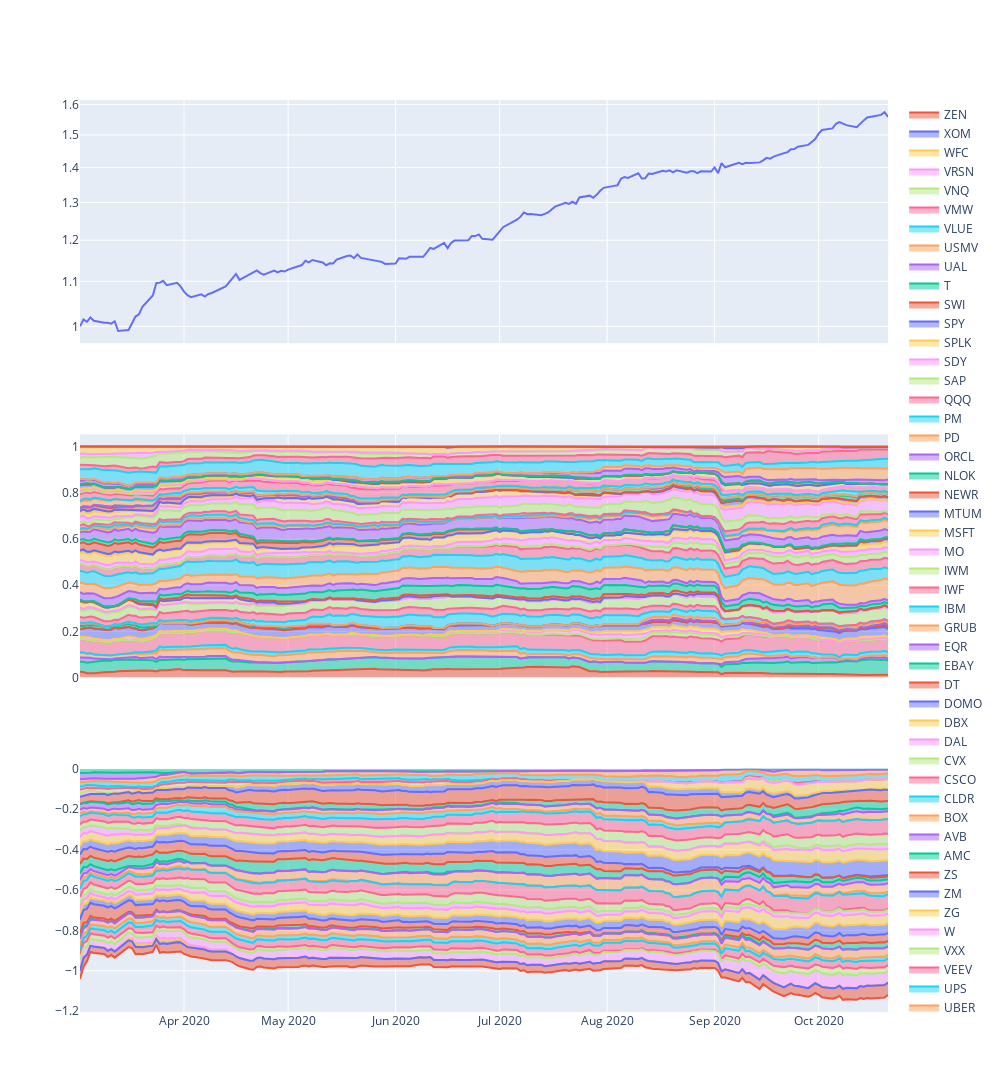

Here is the notebook cell this chart was saved with:
### Code cell
from plotly.subplots import make_subplots
import plotly.graph_objects as go

fig = make_subplots(rows=3, cols=1, shared_xaxes=True)

cum_returns = (r.returns_history+1).cumprod()
fig.add_trace(go.Scatter(x=cum_returns.index, y=cum_returns), row=1, col=1)
fig.update_yaxes(type="log", row=1, col=1)


long_allocations = r.allocation_history[[c for c in r.allocation_history.columns if c in LONG_CANDIDATES]]
for (k, v) in long_allocations.items():
    fig.add_trace(go.Scatter(x=r.allocation_history.index, y=v, name=k, stackgroup='one'), row=2, col=1)
    
short_allocations = r.allocation_history[[c for c in r.allocation_history.columns if c in SHORT_CANDIDATES]]
for (k, v) in short_allocations.items():
    fig.add_trace(go.Scatter(x=r.allocation_history.index, y=v, name=k, stackgroup='one'), row=3, col=1)

fig.update_layout(
    autosize=False,
    width=1000,
    height=1200,)
fig.show()

### Figure 1 — Plotly figure (JSON) as saved in the notebook; plotly's stock layout.template omitted (floating-point values rounded to 4 significant figures; data arrays with more than 128 entries replaced by an {"elided": "..."} marker saying what was removed)
{"data": [{"type": "scatter", "x": {"elided": "164 str values"}, "xaxis": "x", "y": {"elided": "164 float values"}, "yaxis": "y"}, {"name": "AMD", "stackgroup": "one", "type": "scatter", "x": {"elided": "164 str values"}, "xaxis": "x2", "y": {"elided": "164 float values"}, "yaxis": "y2"}, {"name": "AMZN", "stackgroup": "one", "type": "scatter", "x": {"elided": "164 str values"}, "xaxis": "x2", "y": {"elided": "164 float values"}, "yaxis": "y2"}, {"name": "AYX", "stackgroup": "one", "type": "scatter", "x": {"elided": "164 str values"}, "xaxis": "x2", "y": {"elided": "164 float values"}, "yaxis": "y2"}, {"name": "BABA", "stackgroup": "one", "type": "scatter", "x": {"elided": "164 str values"}, "xaxis": "x2", "y": {"elided": "164 float values"}, "yaxis": "y2"}, {"name": "BBBY", "stackgroup": "one", "type": "scatter", "x": {"elided": "164 str values"}, "xaxis": "x2", "y": {"elided": "164 float values"}, "yaxis": "y2"}, {"name": "BLK", "stackgroup": "one", "type": "scatter", "x": {"elided": "164 str values"}, "xaxis": "x2", "y": {"elided": "164 float values"}, "yaxis": "y2"}, {"name": "BYND", "stackgroup": "one", "type": "scatter", "x": {"elided": "164 str values"}, "xaxis": "x2", "y": {"elided": "164 float values"}, "yaxis": "y2"}, {"name": "CHWY", "stackgroup": "one", "type": "scatter", "x": {"elided": "164 str values"}, "xaxis": "x2", "y": {"elided": "164 float values"}, "yaxis": "y2"}, {"name": "COUP", "stackgroup": "one", "type": "scatter", "x": {"elided": "164 str values"}, "xaxis": "x2", "y": {"elided": "164 float values"}, "yaxis": "y2"}, {"name": "CRM", "stackgroup": "one", "type": "scatter", "x": {"elided": "164 str values"}, "xaxis": "x2", "y": {"elided": "164 float values"}, "yaxis": "y2"}, {"name": "CRSP", "stackgroup": "one", "type": "scatter", "x": {"elided": "164 str values"}, "xaxis": "x2", "y": {"elided": "164 float values"}, "yaxis": "y2"}, {"name": "CRWD", "stackgroup": "one", "type": "scatter", "x": {"elided": "164 str values"}, "xaxis": "x2", "y": {"elided": "164 float values"}, "yaxis": "y2"}, {"name": "CVNA", "stackgroup": "one", "type": "scatter", "x": {"elided": "164 str values"}, "xaxis": "x2", "y": {"elided": "164 float values"}, "yaxis": "y2"}, {"name": "DAO", "stackgroup": "one", "type": "scatter", "x": {"elided": "164 str values"}, "xaxis": "x2", "y": {"elided": "164 float values"}, "yaxis": "y2"}, {"name": "DDOG", "stackgroup": "one", "type": "scatter", "x": {"elided": "164 str values"}, "xaxis": "x2", "y": {"elided": "164 float values"}, "yaxis": "y2"}, {"name": "DOCU", "stackgroup": "one", "type": "scatter", "x": {"elided": "164 str values"}, "xaxis": "x2", "y": {"elided": "164 float values"}, "yaxis": "y2"}, {"name": "FDX", "stackgroup": "one", "type": "scatter", "x": {"elided": "164 str values"}, "xaxis": "x2", "y": {"elided": "164 float values"}, "yaxis": "y2"}, {"name": "FIVN", "stackgroup": "one", "type": "scatter", "x": {"elided": "164 str values"}, "xaxis": "x2", "y": {"elided": "164 float values"}, "yaxis": "y2"}, {"name": "FRPT", "stackgroup": "one", "type": "scatter", "x": {"elided": "164 str values"}, "xaxis": "x2", "y": {"elided": "164 float values"}, "yaxis": "y2"}, {"name": "FSLY", "stackgroup": "one", "type": "scatter", "x": {"elided": "164 str values"}, "xaxis": "x2", "y": {"elided": "164 float values"}, "yaxis": "y2"}, {"name": "FVRR", "stackgroup": "one", "type": "scatter", "x": {"elided": "164 str values"}, "xaxis": "x2", "y": {"elided": "164 float values"}, "yaxis": "y2"}, {"name": "HUBS", "stackgroup": "one", "type": "scatter", "x": {"elided": "164 str values"}, "xaxis": "x2", "y": {"elided": "164 float values"}, "yaxis": "y2"}, {"name": "IAC", "stackgroup": "one", "type": "scatter", "x": {"elided": "164 str values"}, "xaxis": "x2", "y": {"elided": "164 float values"}, "yaxis": "y2"}, {"name": "ISRG", "stackgroup": "one", "type": "scatter", "x": {"elided": "164 str values"}, "xaxis": "x2", "y": {"elided": "164 float values"}, "yaxis": "y2"}, {"name": "ITB", "stackgroup": "one", "type": "scatter", "x": {"elided": "164 str values"}, "xaxis": "x2", "y": {"elided": "164 float values"}, "yaxis": "y2"}, {"name": "LULU", "stackgroup": "one", "type": "scatter", "x": {"elided": "164 str values"}, "xaxis": "x2", "y": {"elided": "164 float values"}, "yaxis": "y2"}, {"name": "MDB", "stackgroup": "one", "type": "scatter", "x": {"elided": "164 str values"}, "xaxis": "x2", "y": {"elided": "164 float values"}, "yaxis": "y2"}, {"name": "MELI", "stackgroup": "one", "type": "scatter", "x": {"elided": "164 str values"}, "xaxis": "x2", "y": {"elided": "164 float values"}, "yaxis": "y2"}, {"name": "MSCI", "stackgroup": "one", "type": "scatter", "x": {"elided": "164 str values"}, "xaxis": "x2", "y": {"elided": "164 float values"}, "yaxis": "y2"}, {"name": "NET", "stackgroup": "one", "type": "scatter", "x": {"elided": "164 str values"}, "xaxis": "x2", "y": {"elided": "164 float values"}, "yaxis": "y2"}, {"name": "NFLX", "stackgroup": "one", "type": "scatter", "x": {"elided": "164 str values"}, "xaxis": "x2", "y": {"elided": "164 float values"}, "yaxis": "y2"}, {"name": "NIO", "stackgroup": "one", "type": "scatter", "x": {"elided": "164 str values"}, "xaxis": "x2", "y": {"elided": "164 float values"}, "yaxis": "y2"}, {"name": "NOW", "stackgroup": "one", "type": "scatter", "x": {"elided": "164 str values"}, "xaxis": "x2", "y": {"elided": "164 float values"}, "yaxis": "y2"}, {"name": "NVDA", "stackgroup": "one", "type": "scatter", "x": {"elided": "164 str values"}, "xaxis": "x2", "y": {"elided": "164 float values"}, "yaxis": "y2"}, {"name": "NVTA", "stackgroup": "one", "type": "scatter", "x": {"elided": "164 str values"}, "xaxis": "x2", "y": {"elided": "164 float values"}, "yaxis": "y2"}, {"name": "OKTA", "stackgroup": "one", "type": "scatter", "x": {"elided": "164 str values"}, "xaxis": "x2", "y": {"elided": "164 float values"}, "yaxis": "y2"}, {"name": "PAYC", "stackgroup": "one", "type": "scatter", "x": {"elided": "164 str values"}, "xaxis": "x2", "y": {"elided": "164 float values"}, "yaxis": "y2"}, {"name": "PBW", "stackgroup": "one", "type": "scatter", "x": {"elided": "164 str values"}, "xaxis": "x2", "y": {"elided": "164 float values"}, "yaxis": "y2"}, {"name": "PINS", "stackgroup": "one", "type": "scatter", "x": {"elided": "164 str values"}, "xaxis": "x2", "y": {"elided": "164 float values"}, "yaxis": "y2"}, {"name": "PTON", "stackgroup": "one", "type": "scatter", "x": {"elided": "164 str values"}, "xaxis": "x2", "y": {"elided": "164 float values"}, "yaxis": "y2"}, {"name": "RH", "stackgroup": "one", "type": "scatter", "x": {"elided": "164 str values"}, "xaxis": "x2", "y": {"elided": "164 float values"}, "yaxis": "y2"}, {"name": "ROKU", "stackgroup": "one", "type": "scatter", "x": {"elided": "164 str values"}, "xaxis": "x2", "y": {"elided": "164 float values"}, "yaxis": "y2"}, {"name": "SE", "stackgroup": "one", "type": "scatter", "x": {"elided": "164 str values"}, "xaxis": "x2", "y": {"elided": "164 float values"}, "yaxis": "y2"}, {"name": "SHOP", "stackgroup": "one", "type": "scatter", "x": {"elided": "164 str values"}, "xaxis": "x2", "y": {"elided": "164 float values"}, "yaxis": "y2"}, {"name": "SNAP", "stackgroup": "one", "type": "scatter", "x": {"elided": "164 str values"}, "xaxis": "x2", "y": {"elided": "164 float values"}, "yaxis": "y2"}, {"name": "SPOT", "stackgroup": "one", "type": "scatter", "x": {"elided": "164 str values"}, "xaxis": "x2", "y": {"elided": "164 float values"}, "yaxis": "y2"}, {"name": "SQ", "stackgroup": "one", "type": "scatter", "x": {"elided": "164 str values"}, "xaxis": "x2", "y": {"elided": "164 float values"}, "yaxis": "y2"}, {"name": "TDOC", "stackgroup": "one", "type": "scatter", "x": {"elided": "164 str values"}, "xaxis": "x2", "y": {"elided": "164 float values"}, "yaxis": "y2"}, {"name": "TEAM", "stackgroup": "one", "type": "scatter", "x": {"elided": "164 str values"}, "xaxis": "x2", "y": {"elided": "164 float values"}, "yaxis": "y2"}, {"name": "TRUP", "stackgroup": "one", "type": "scatter", "x": {"elided": "164 str values"}, "xaxis": "x2", "y": {"elided": "164 float values"}, "yaxis": "y2"}, {"name": "TTD", "stackgroup": "one", "type": "scatter", "x": {"elided": "164 str values"}, "xaxis": "x2", "y": {"elided": "164 float values"}, "yaxis": "y2"}, {"name": "TWLO", "stackgroup": "one", "type": "scatter", "x": {"elided": "164 str values"}, "xaxis": "x2", "y": {"elided": "164 float values"}, "yaxis": "y2"}, {"name": "TXG", "stackgroup": "one", "type": "scatter", "x": {"elided": "164 str values"}, "xaxis": "x2", "y": {"elided": "164 float values"}, "yaxis": "y2"}, {"name": "UBER", "stackgroup": "one", "type": "scatter", "x": {"elided": "164 str values"}, "xaxis": "x2", "y": {"elided": "164 float values"}, "yaxis": "y2"}, {"name": "UPS", "stackgroup": "one", "type": "scatter", "x": {"elided": "164 str values"}, "xaxis": "x2", "y": {"elided": "164 float values"}, "yaxis": "y2"}, {"name": "VEEV", "stackgroup": "one", "type": "scatter", "x": {"elided": "164 str values"}, "xaxis": "x2", "y": {"elided": "164 float values"}, "yaxis": "y2"}, {"name": "VXX", "stackgroup": "one", "type": "scatter", "x": {"elided": "164 str values"}, "xaxis": "x2", "y": {"elided": "164 float values"}, "yaxis": "y2"}, {"name": "W", "stackgroup": "one", "type": "scatter", "x": {"elided": "164 str values"}, "xaxis": "x2", "y": {"elided": "164 float values"}, "yaxis": "y2"}, {"name": "ZG", "stackgroup": "one", "type": "scatter", "x": {"elided": "164 str values"}, "xaxis": "x2", "y": {"elided": "164 float values"}, "yaxis": "y2"}, {"name": "ZM", "stackgroup": "one", "type": "scatter", "x": {"elided": "164 str values"}, "xaxis": "x2", "y": {"elided": "164 int values"}, "yaxis": "y2"}, {"name": "ZS", "stackgroup": "one", "type": "scatter", "x": {"elided": "164 str values"}, "xaxis": "x2", "y": {"elided": "164 float values"}, "yaxis": "y2"}, {"name": "AMC", "stackgroup": "one", "type": "scatter", "x": {"elided": "164 str values"}, "xaxis": "x3", "y": {"elided": "164 float values"}, "yaxis": "y3"}, {"name": "AVB", "stackgroup": "one", "type": "scatter", "x": {"elided": "164 str values"}, "xaxis": "x3", "y": {"elided": "164 float values"}, "yaxis": "y3"}, {"name": "BOX", "stackgroup": "one", "type": "scatter", "x": {"elided": "164 str values"}, "xaxis": "x3", "y": {"elided": "164 float values"}, "yaxis": "y3"}, {"name": "CLDR", "stackgroup": "one", "type": "scatter", "x": {"elided": "164 str values"}, "xaxis": "x3", "y": {"elided": "164 float values"}, "yaxis": "y3"}, {"name": "CSCO", "stackgroup": "one", "type": "scatter", "x": {"elided": "164 str values"}, "xaxis": "x3", "y": {"elided": "164 float values"}, "yaxis": "y3"}, {"name": "CVX", "stackgroup": "one", "type": "scatter", "x": {"elided": "164 str values"}, "xaxis": "x3", "y": {"elided": "164 float values"}, "yaxis": "y3"}, {"name": "DAL", "stackgroup": "one", "type": "scatter", "x": {"elided": "164 str values"}, "xaxis": "x3", "y": {"elided": "164 float values"}, "yaxis": "y3"}, {"name": "DBX", "stackgroup": "one", "type": "scatter", "x": {"elided": "164 str values"}, "xaxis": "x3", "y": {"elided": "164 float values"}, "yaxis": "y3"}, {"name": "DOMO", "stackgroup": "one", "type": "scatter", "x": {"elided": "164 str values"}, "xaxis": "x3", "y": {"elided": "164 float values"}, "yaxis": "y3"}, {"name": "DT", "stackgroup": "one", "type": "scatter", "x": {"elided": "164 str values"}, "xaxis": "x3", "y": {"elided": "164 float values"}, "yaxis": "y3"}, {"name": "EBAY", "stackgroup": "one", "type": "scatter", "x": {"elided": "164 str values"}, "xaxis": "x3", "y": {"elided": "164 float values"}, "yaxis": "y3"}, {"name": "EQR", "stackgroup": "one", "type": "scatter", "x": {"elided": "164 str values"}, "xaxis": "x3", "y": {"elided": "164 float values"}, "yaxis": "y3"}, {"name": "GRUB", "stackgroup": "one", "type": "scatter", "x": {"elided": "164 str values"}, "xaxis": "x3", "y": {"elided": "164 float values"}, "yaxis": "y3"}, {"name": "IBM", "stackgroup": "one", "type": "scatter", "x": {"elided": "164 str values"}, "xaxis": "x3", "y": {"elided": "164 float values"}, "yaxis": "y3"}, {"name": "IWF", "stackgroup": "one", "type": "scatter", "x": {"elided": "164 str values"}, "xaxis": "x3", "y": {"elided": "164 float values"}, "yaxis": "y3"}, {"name": "IWM", "stackgroup": "one", "type": "scatter", "x": {"elided": "164 str values"}, "xaxis": "x3", "y": {"elided": "164 float values"}, "yaxis": "y3"}, {"name": "MO", "stackgroup": "one", "type": "scatter", "x": {"elided": "164 str values"}, "xaxis": "x3", "y": {"elided": "164 float values"}, "yaxis": "y3"}, {"name": "MSFT", "stackgroup": "one", "type": "scatter", "x": {"elided": "164 str values"}, "xaxis": "x3", "y": {"elided": "164 float values"}, "yaxis": "y3"}, {"name": "MTUM", "stackgroup": "one", "type": "scatter", "x": {"elided": "164 str values"}, "xaxis": "x3", "y": {"elided": "164 float values"}, "yaxis": "y3"}, {"name": "NEWR", "stackgroup": "one", "type": "scatter", "x": {"elided": "164 str values"}, "xaxis": "x3", "y": {"elided": "164 float values"}, "yaxis": "y3"}, {"name": "NLOK", "stackgroup": "one", "type": "scatter", "x": {"elided": "164 str values"}, "xaxis": "x3", "y": {"elided": "164 float values"}, "yaxis": "y3"}, {"name": "ORCL", "stackgroup": "one", "type": "scatter", "x": {"elided": "164 str values"}, "xaxis": "x3", "y": {"elided": "164 float values"}, "yaxis": "y3"}, {"name": "PD", "stackgroup": "one", "type": "scatter", "x": {"elided": "164 str values"}, "xaxis": "x3", "y": {"elided": "164 float values"}, "yaxis": "y3"}, {"name": "PM", "stackgroup": "one", "type": "scatter", "x": {"elided": "164 str values"}, "xaxis": "x3", "y": {"elided": "164 float values"}, "yaxis": "y3"}, {"name": "QQQ", "stackgroup": "one", "type": "scatter", "x": {"elided": "164 str values"}, "xaxis": "x3", "y": {"elided": "164 float values"}, "yaxis": "y3"}, {"name": "SAP", "stackgroup": "one", "type": "scatter", "x": {"elided": "164 str values"}, "xaxis": "x3", "y": {"elided": "164 float values"}, "yaxis": "y3"}, {"name": "SDY", "stackgroup": "one", "type": "scatter", "x": {"elided": "164 str values"}, "xaxis": "x3", "y": {"elided": "164 float values"}, "yaxis": "y3"}, {"name": "SPLK", "stackgroup": "one", "type": "scatter", "x": {"elided": "164 str values"}, "xaxis": "x3", "y": {"elided": "164 float values"}, "yaxis": "y3"}, {"name": "SPY", "stackgroup": "one", "type": "scatter", "x": {"elided": "164 str values"}, "xaxis": "x3", "y": {"elided": "164 float values"}, "yaxis": "y3"}, {"name": "SWI", "stackgroup": "one", "type": "scatter", "x": {"elided": "164 str values"}, "xaxis": "x3", "y": {"elided": "164 float values"}, "yaxis": "y3"}, {"name": "T", "stackgroup": "one", "type": "scatter", "x": {"elided": "164 str values"}, "xaxis": "x3", "y": {"elided": "164 float values"}, "yaxis": "y3"}, {"name": "UAL", "stackgroup": "one", "type": "scatter", "x": {"elided": "164 str values"}, "xaxis": "x3", "y": {"elided": "164 float values"}, "yaxis": "y3"}, {"name": "USMV", "stackgroup": "one", "type": "scatter", "x": {"elided": "164 str values"}, "xaxis": "x3", "y": {"elided": "164 float values"}, "yaxis": "y3"}, {"name": "VLUE", "stackgroup": "one", "type": "scatter", "x": {"elided": "164 str values"}, "xaxis": "x3", "y": {"elided": "164 float values"}, "yaxis": "y3"}, {"name": "VMW", "stackgroup": "one", "type": "scatter", "x": {"elided": "164 str values"}, "xaxis": "x3", "y": {"elided": "164 float values"}, "yaxis": "y3"}, {"name": "VNQ", "stackgroup": "one", "type": "scatter", "x": {"elided": "164 str values"}, "xaxis": "x3", "y": {"elided": "164 float values"}, "yaxis": "y3"}, {"name": "VRSN", "stackgroup": "one", "type": "scatter", "x": {"elided": "164 str values"}, "xaxis": "x3", "y": {"elided": "164 float values"}, "yaxis": "y3"}, {"name": "WFC", "stackgroup": "one", "type": "scatter", "x": {"elided": "164 str values"}, "xaxis": "x3", "y": {"elided": "164 float values"}, "yaxis": "y3"}, {"name": "XOM", "stackgroup": "one", "type": "scatter", "x": {"elided": "164 str values"}, "xaxis": "x3", "y": {"elided": "164 float values"}, "yaxis": "y3"}, {"name": "ZEN", "stackgroup": "one", "type": "scatter", "x": {"elided": "164 str values"}, "xaxis": "x3", "y": {"elided": "164 float values"}, "yaxis": "y3"}], "layout": {"autosize": false, "height": 1200, "width": 1000, "xaxis": {"anchor": "y", "domain": [0, 1], "matches": "x3", "showticklabels": false}, "xaxis2": {"anchor": "y2", "domain": [0, 1], "matches": "x3", "showticklabels": false}, "xaxis3": {"anchor": "y3", "domain": [0, 1]}, "yaxis": {"anchor": "x", "domain": [0.7333, 1], "type": "log"}, "yaxis2": {"anchor": "x2", "domain": [0.3667, 0.6333]}, "yaxis3": {"anchor": "x3", "domain": [0, 0.2667]}}}
